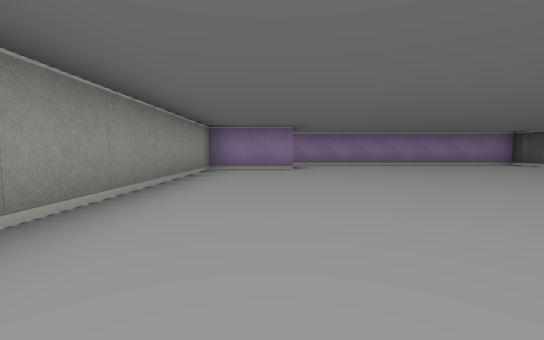
View 1 (above)

22 first-person views from a walk through a cub3D level. The camera is about half as high as the walls, tilts 4° down and sees 90° across. The floor is counted in squares. Each view is taken from the middle of a square. On the plan, view 1 faces up. The plan holds only what a view shows up to about 9 squares ahead; the rest is blank.

View 2
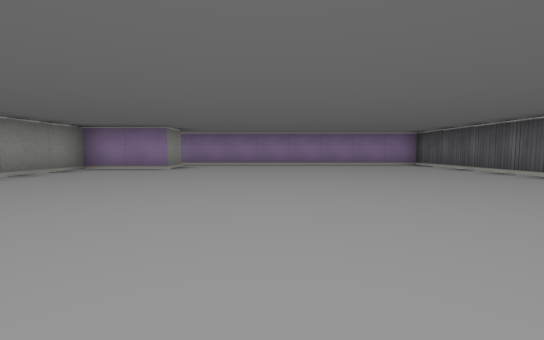

View 3
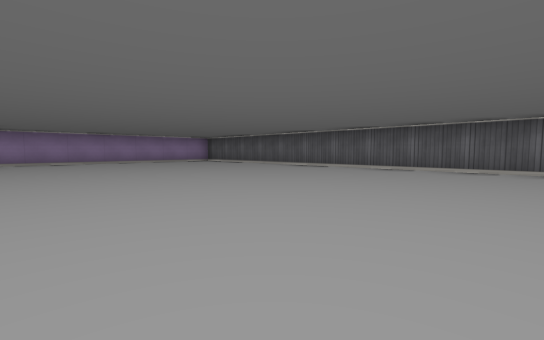

View 4
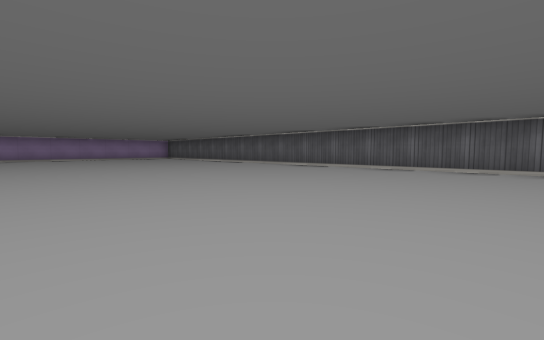

View 5
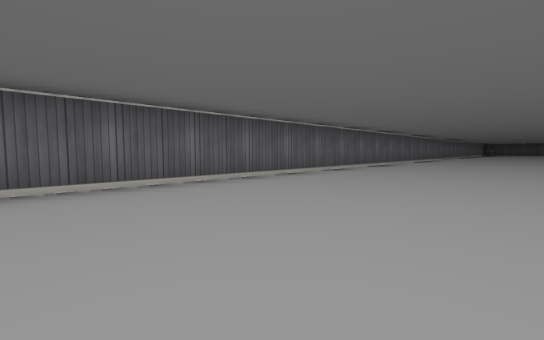

View 6
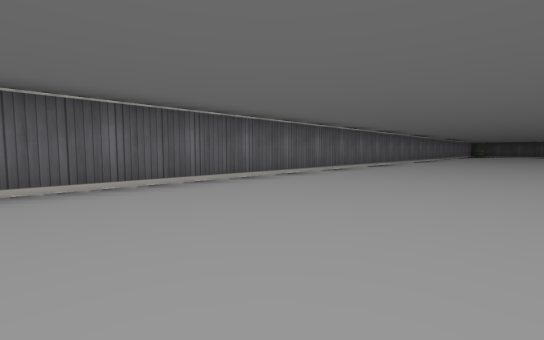

View 7
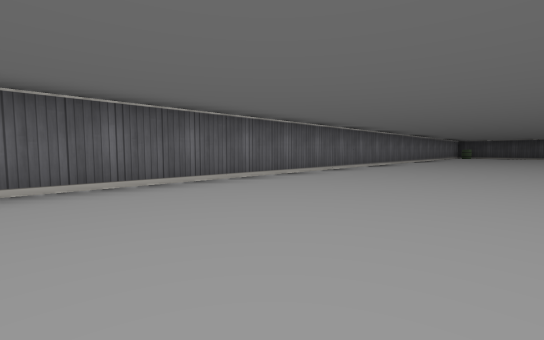

View 8
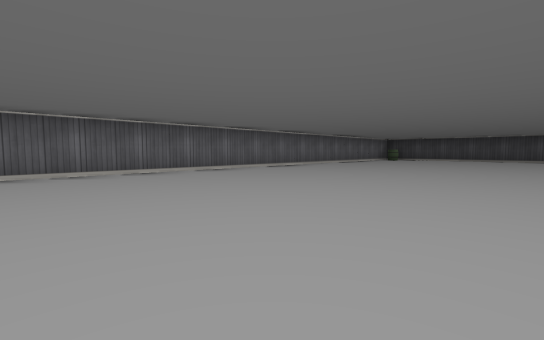

View 9
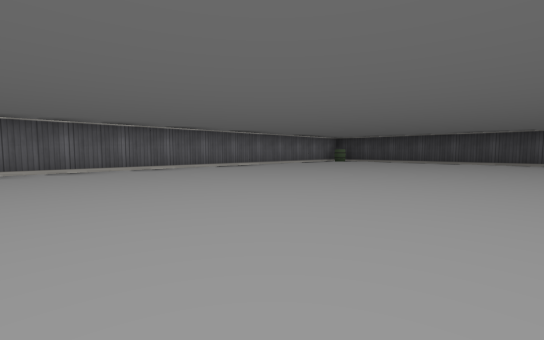

View 10
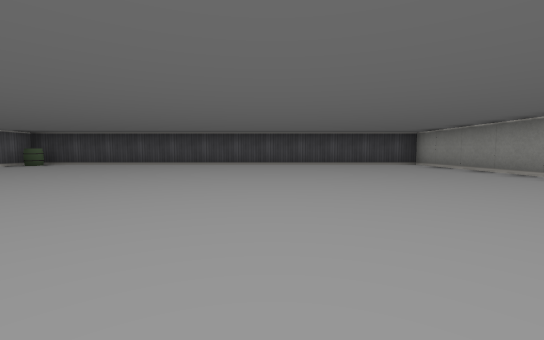

View 11
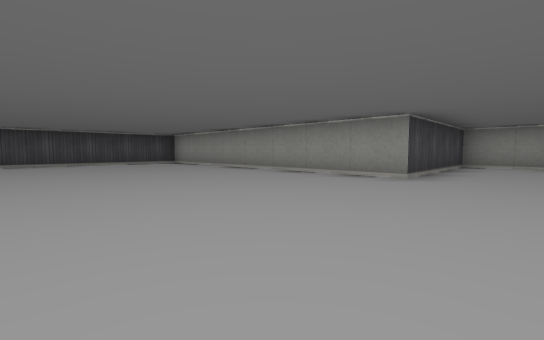

View 12
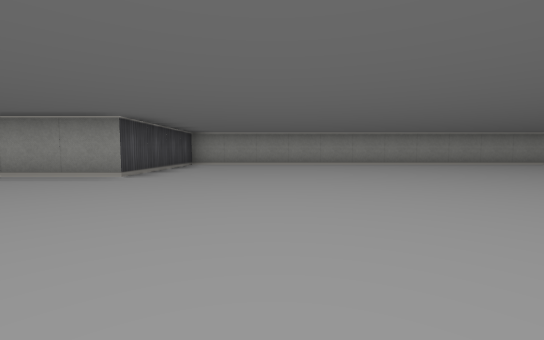

View 13
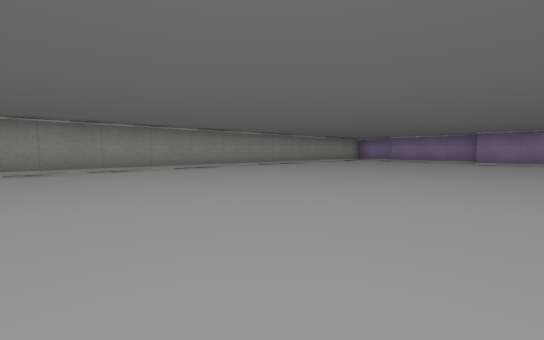

View 14
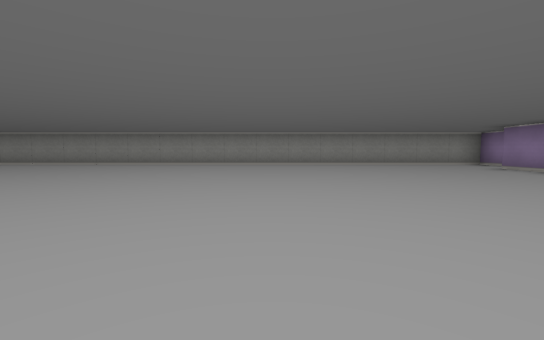

View 15
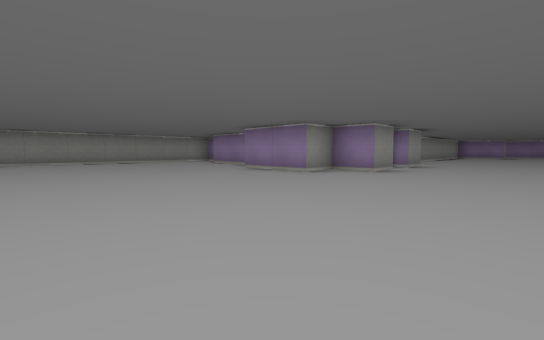

View 16
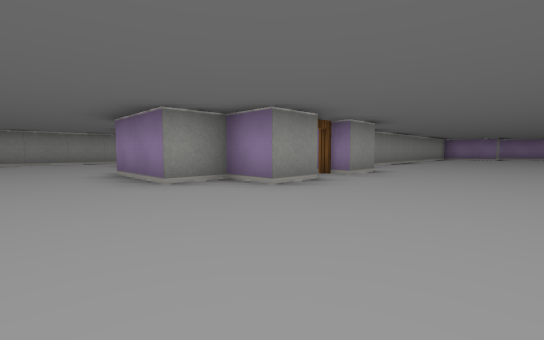

View 17
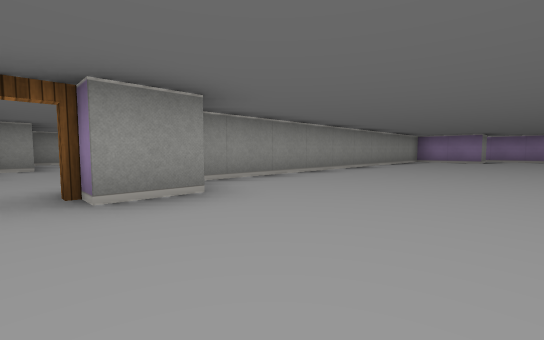

View 18
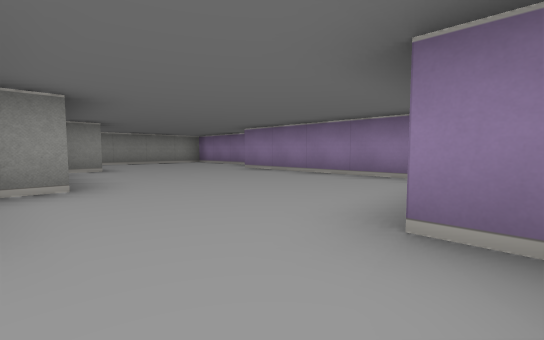

View 19
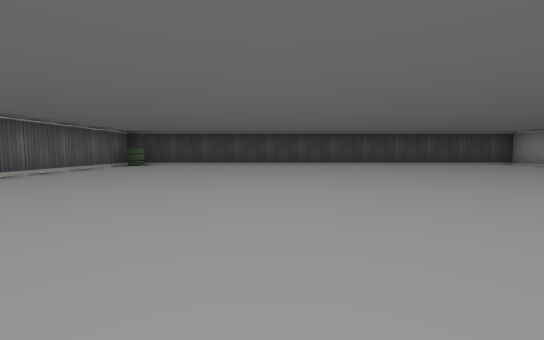

View 20
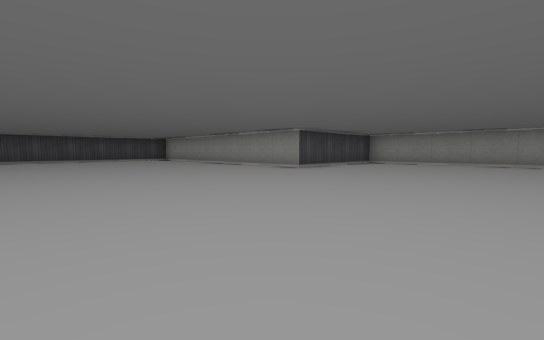

View 21
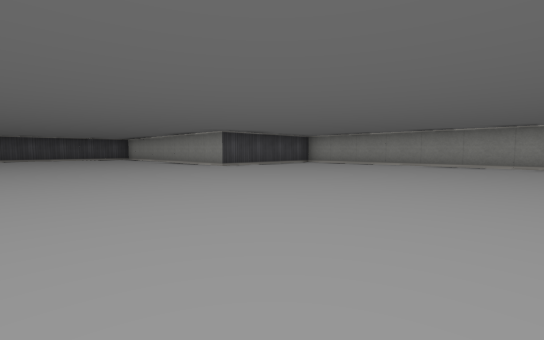

View 22
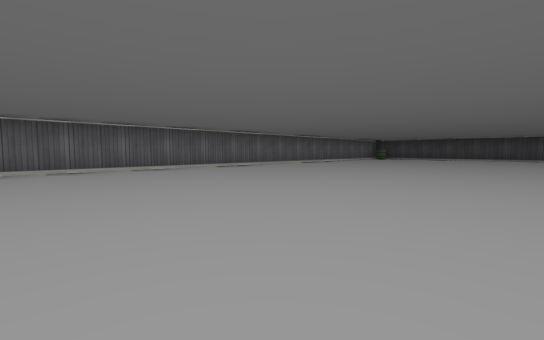

### Floor plan
Points are (right, up) in squares from view 1. A wall is a line through its corners. A room is listed if a view was taken in it or the views show most of it. See-through windows are left out.
Room 1 (views 1, 2, 3, 4, 5, 6, 7, 8, 9, 10, 11, 12, 13, 14, 15, 16, 17, 19, 20, 21, 22)
walls: (-0.5, -5.4) (-0.5, -6.5) (-1.5, -6.5) (-1.5, -7.5) (-3.5, -7.5); (-4.6, -6.5) (-6.5, -6.5); (-0.5, -3.4) (-0.5, -4.5); (-7.6, -5.5) (-8.5, -5.5) (-8.5, -23.5) (-4.5, -23.5) (-4.5, -31.5) (7.5, -31.5) (7.5, 8.5) (0.1, 8.5); (0.5, 7.5) (0.5, 6.5) (-1.5, 6.5) (-1.5, -3)
ways out: open door at (-1, -5) to room 2
objects: barrel (7, -31)
Room 2 (view 18)
walls: (-8.5, -3.4) (-8.5, -4.4); (-5.5, -4.4) (-5.5, -5.1); (-11.5, -1.6) (-11.5, -2.9); (-8.6, 0.5) (-9.4, 0.5); (-1.9, -3.5) (-2.5, -3.5); (-3.4, -0.5) (-7.5, -0.5)
ways out: open door at (-1, -5) to room 1

Where each view was taken, in squares from view 1:
view 1: 0 up, 0 right, facing up
view 2: 0 up, 3 right, facing up
view 3: 2 down, 1 right, facing up-right
view 4: 6 down, 1 right, facing up-right
view 5: 4 down, 4 right, facing down-right
view 6: 9 down, 4 right, facing down-right
view 7: 13 down, 4 right, facing down-right
view 8: 18 down, 2 right, facing down-right
view 9: 21 down, 1 right, facing down-right
view 10: 23 down, 0 right, facing down
view 11: 22 down, 0 right, facing down-left
view 12: 21 down, 0 right, facing left
view 13: 18 down, 2 left, facing up-left
view 14: 12 down, 0 right, facing left
view 15: 12 down, 2 right, facing up-left
view 16: 9 down, 2 right, facing up-left
view 17: 5 down, 2 right, facing up-left
view 18: 5 down, 2 left, facing up-left
view 19: 23 down, 3 right, facing down
view 20: 19 down, 1 right, facing down-left
view 21: 17 down, 0 right, facing down-left
view 22: 17 down, 1 right, facing down-right
